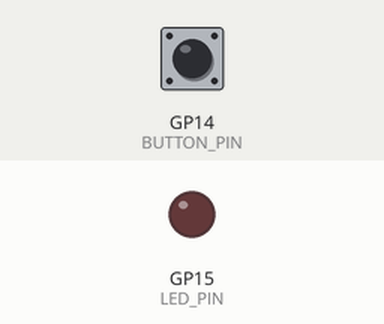
Simulated run of this sketch. Board: Raspberry Pi Pico. Parts: output pins drawn as LEDs (lit = HIGH). The inputs (shaded band) are chosen by the test bench; at power-on: GP14 (BUTTON_PIN) HIGH. What the sketch prints to the serial monitor is not drawn.

Above: at 1.2 s.
1.3 s: GP14 (BUTTON_PIN) pulled LOW for 0.15 s
At 1.37 s:
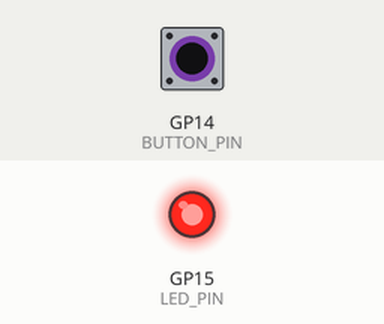
2.9 s: GP14 (BUTTON_PIN) pulled LOW for 3.2 s
At 6.7 s:
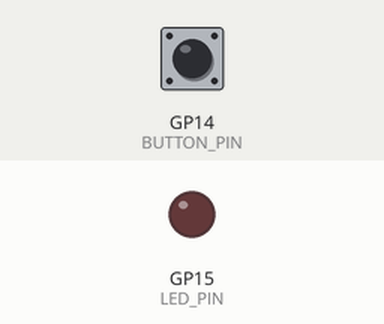
Timing chart, 0 to 8.2 s (numbered marks = the images above; inputs shaded):
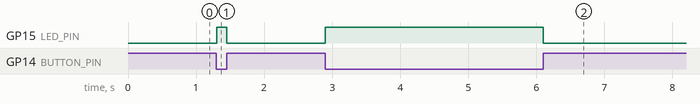

The sketch:

sketch.ino
```cpp
// ------------------------------------------------------------
// Project 03 - Button Controlled LED
// Read a push button and turn an LED on while it is pressed.
//
// Wiring:
//   Button: GP14 (Physical Pin 19) -> button pin 1.l
//           GND  (Physical Pin 3)  -> button pin 2.l
//           (internal pull-up, so pressed = LOW)
//   LED:    GP15 (Physical Pin 20) -> 220 ohm -> LED -> GND
// ------------------------------------------------------------

const int BUTTON_PIN = 14;   // GP14, physical pin 19
const int LED_PIN    = 15;   // GP15, physical pin 20

void setup() {
  pinMode(BUTTON_PIN, INPUT_PULLUP);   // internal pull-up resistor ON
  pinMode(LED_PIN, OUTPUT);
  Serial.begin(115200);
  Serial.println("Press the button...");
}

void loop() {
  // With INPUT_PULLUP: LOW = pressed, HIGH = released
  if (digitalRead(BUTTON_PIN) == LOW) {
    digitalWrite(LED_PIN, HIGH);       // button held -> LED on
  } else {
    digitalWrite(LED_PIN, LOW);        // released -> LED off
  }
}
```

Measured:
- after the input at 1.3 s, GP15 (LED_PIN): LOW → HIGH at once, → LOW 0.15 s later
- after the input at 2.9 s, GP15 (LED_PIN): LOW → HIGH at once, → LOW 3.2 s later
